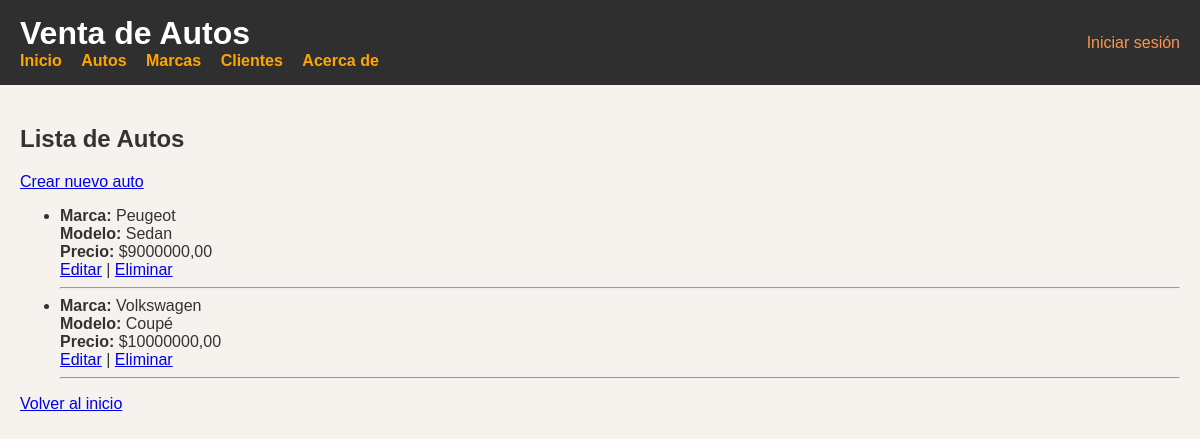
Before: /autos/autos/ with the older database file.
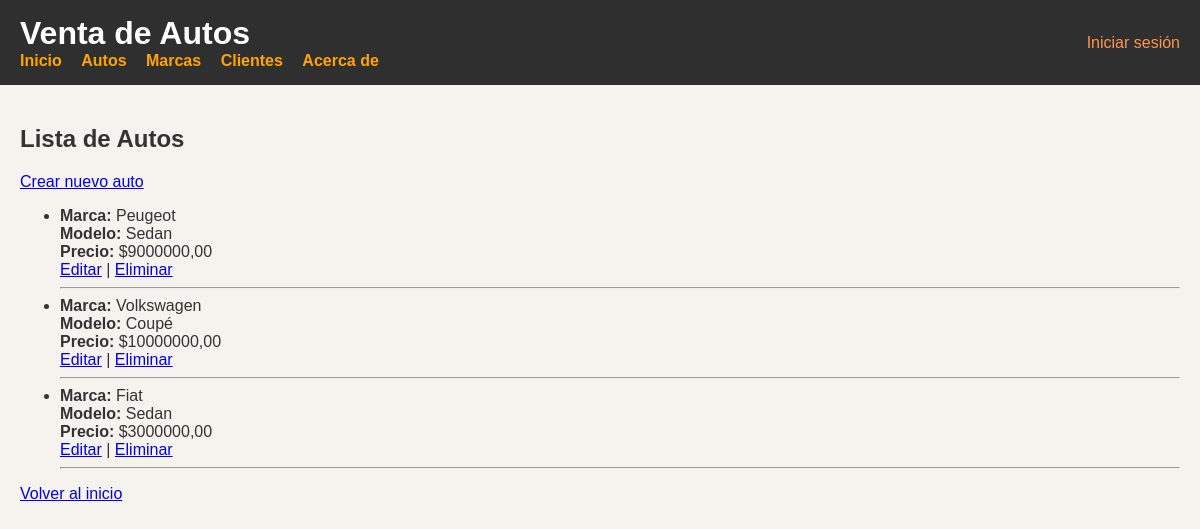
After: the same page with the newer database file.
### autos/models.py (models this page shows, shortened)
class Auto(models.Model):
    marca = models.ForeignKey(Marca, on_delete=models.CASCADE)
    modelo = models.CharField(max_length=100)
    año = models.PositiveIntegerField()
    precio = models.DecimalField(max_digits=10, decimal_places=2)

class Marca(models.Model):
    nombre = models.CharField(max_length=100)

### autos/views.py (the view)
# urls.py: path('autos/', views.lista_autos, name='lista_autos'),
def lista_autos(request):
    autos = Auto.objects.all()
    return render(request, 'autos/lista.html', {'autos': autos})

### autos/templates/autos/lista.html (shortened to what this page needs)
{% extends 'base.html' %}
{% block content %}
    <h2>Lista de Autos</h2>
    <a href="{% url 'crear_auto' %}">Crear nuevo auto</a>
    <ul>
        {% for auto in autos %}
            <li>
                <strong>Marca:</strong> {{ auto.marca.nombre }} <br>
                <strong>Modelo:</strong> {{ auto.modelo }} <br>
                <strong>Precio:</strong> ${{ auto.precio }} <br>
                <a href="{% url 'editar_auto' auto.id %}">Editar</a> |
                <a href="{% url 'eliminar_auto' auto.id %}">Eliminar</a>
            </li>
            <hr>
        {% endfor %}
    </ul>
    <a href="{% url 'home' %}">Volver al inicio</a>
{% endblock %}

### autos/templates/base.html (shortened to what this page needs)
<!DOCTYPE html>
<html lang="es">
<head>
    {% load static %}
</head>
<body>
    <header>
        <div>
            <h1 style="margin: 0;">Venta de Autos</h1>
            <nav>
                <a href="{% url 'home' %}">Inicio</a>
                <a href="{% url 'lista_autos' %}">Autos</a>
                <a href="{% url 'lista_marcas' %}">Marcas</a>
                <a href="{% url 'lista_clientes' %}">Clientes</a>
                <a href="{% url 'about' %}">Acerca de</a>
            </nav>
        </div>
        <div class="user-info">
            {% if user.is_authenticated %}
                Hola, {{ user.username }} |
                <a href="{% url 'logout' %}">Cerrar sesión</a>
            {% else %}
                <a href="{% url 'login' %}">Iniciar sesión</a>
            {% endif %}
        </div>
    </header>
    <main>
        {% block content %}{% endblock %}
    </main>
</body>
</html>

### autos/templates/base.html (style rules this page uses)
body { font-family: Arial, sans-serif; background-color: #f6f2ee; color: #333; margin: 0; padding: 0; }
header { background-color: #2f2f2f; color: white; padding: 15px 20px; display: flex; justify-content: space-between; align-items: center; }
nav a { color: orange; margin-right: 15px; text-decoration: none; font-weight: bold; }
.user-info { text-align: right; }
.user-info a { color: #ff944d; text-decoration: none; margin-left: 10px; }
main { padding: 20px; }

Changed rows visible on the page:
added Auto: marca.nombre "Fiat", modelo "Sedan", precio "3000000,00"
